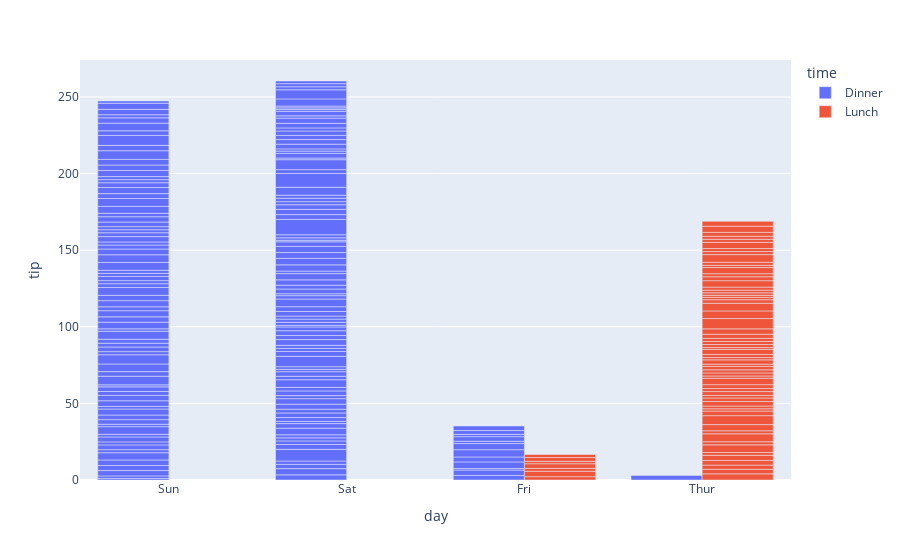

The cell this chart's notebook holds for it:
### Markdown cell above
<h6 style='color:red'> Создаем график plotly, который показывает средний чаевой по дням недели и времени суток </h6>

### Code cell
# Создаем график plotly, который показывает средний чаевой по дням недели и времени суток
fig = px.bar(tips, x="day", y="tip", color="time", barmode="group")
fig.show()

### Figure 1 — Plotly figure (JSON) as saved in the notebook; plotly's stock layout.template omitted (floating-point values rounded to 4 significant figures; data arrays with more than 128 entries replaced by an {"elided": "..."} marker saying what was removed)
{"data": [{"alignmentgroup": "True", "hovertemplate": "time=Dinner<br>day=%{x}<br>tip=%{y}<extra></extra>", "legendgroup": "Dinner", "marker": {"color": "#636efa", "pattern": {"shape": ""}}, "name": "Dinner", "offsetgroup": "Dinner", "orientation": "v", "showlegend": true, "textposition": "auto", "type": "bar", "x": {"elided": "176 str values"}, "xaxis": "x", "y": {"elided": "176 float values"}, "yaxis": "y"}, {"alignmentgroup": "True", "hovertemplate": "time=Lunch<br>day=%{x}<br>tip=%{y}<extra></extra>", "legendgroup": "Lunch", "marker": {"color": "#EF553B", "pattern": {"shape": ""}}, "name": "Lunch", "offsetgroup": "Lunch", "orientation": "v", "showlegend": true, "textposition": "auto", "type": "bar", "x": ["Thur", "Thur", "Thur", "Thur", "Thur", "Thur", "Thur", "Thur", "Thur", "Thur", "Thur", "Thur", "Thur", "Thur", "Thur", "Thur", "Thur", "Thur", "Thur", "Thur", "Thur", "Thur", "Thur", "Thur", "Thur", "Thur", "Thur", "Thur", "Thur", "Thur", "Thur", "Thur", "Thur", "Thur", "Thur", "Thur", "Thur", "Thur", "Thur", "Thur", "Thur", "Thur", "Thur", "Thur", "Thur", "Thur", "Thur", "Thur", "Thur", "Thur", "Thur", "Thur", "Thur", "Thur", "Thur", "Thur", "Thur", "Thur", "Thur", "Thur", "Thur", "Fri", "Fri", "Fri", "Fri", "Fri", "Fri", "Fri"], "xaxis": "x", "y": [4, 3, 2.71, 3, 3.4, 1.83, 5, 2.03, 5.17, 2, 4, 5.85, 3, 1.5, 1.8, 2.92, 2.31, 1.68, 2.5, 2, 2.52, 4.2, 1.48, 2, 2, 2.18, 1.5, 2.83, 1.5, 2, 3.25, 1.25, 2, 2, 2, 2.75, 3.5, 6.7, 5, 5, 2.3, 1.5, 1.36, 1.63, 1.73, 2, 4.19, 2.56, 2.02, 4, 1.44, 2, 5, 2, 2, 4, 2.01, 2, 2.5, 4, 3.23, 2.2, 3.48, 1.92, 3, 1.58, 2.5, 2], "yaxis": "y"}], "layout": {"barmode": "group", "legend": {"title": {"text": "time"}, "tracegroupgap": 0}, "margin": {"t": 60}, "xaxis": {"anchor": "y", "domain": [0, 1], "title": {"text": "day"}}, "yaxis": {"anchor": "x", "domain": [0, 1], "title": {"text": "tip"}}}}
